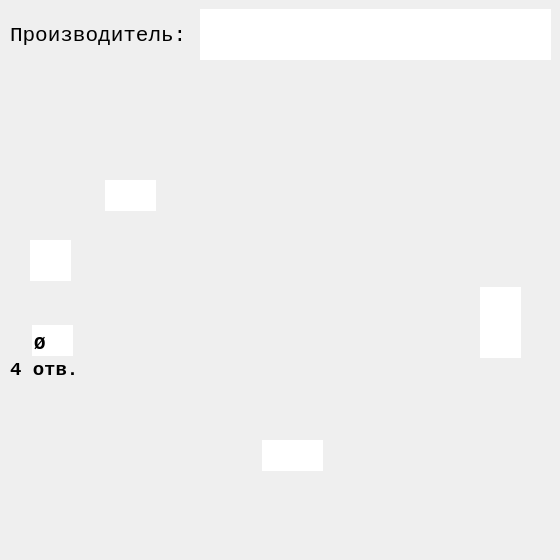
<?xml version="1.0" encoding="UTF-8"?>
<ui version="4.0">
 <class>Dialog</class>
 <widget class="QDialog" name="Dialog">
  <property name="geometry">
   <rect>
    <x>0</x>
    <y>0</y>
    <width>560</width>
    <height>560</height>
   </rect>
  </property>
  <property name="sizePolicy">
   <sizepolicy hsizetype="Fixed" vsizetype="Fixed">
    <horstretch>0</horstretch>
    <verstretch>0</verstretch>
   </sizepolicy>
  </property>
  <property name="minimumSize">
   <size>
    <width>560</width>
    <height>560</height>
   </size>
  </property>
  <property name="maximumSize">
   <size>
    <width>560</width>
    <height>560</height>
   </size>
  </property>
  <property name="windowTitle">
   <string>4 Отверстия Тип2</string>
  </property>
  <property name="windowIcon">
   <iconset>
    <normaloff>../pics/icon/Podpyatnik.ico</normaloff>../pics/icon/Podpyatnik.ico</iconset>
  </property>
  <property name="whatsThis">
   <string/>
  </property>
  <property name="accessibleDescription">
   <string/>
  </property>
  <widget class="QLabel" name="label">
   <property name="geometry">
    <rect>
     <x>0</x>
     <y>0</y>
     <width>560</width>
     <height>560</height>
    </rect>
   </property>
   <property name="sizePolicy">
    <sizepolicy hsizetype="Fixed" vsizetype="Fixed">
     <horstretch>0</horstretch>
     <verstretch>0</verstretch>
    </sizepolicy>
   </property>
   <property name="minimumSize">
    <size>
     <width>560</width>
     <height>560</height>
    </size>
   </property>
   <property name="maximumSize">
    <size>
     <width>560</width>
     <height>560</height>
    </size>
   </property>
   <property name="autoFillBackground">
    <bool>true</bool>
   </property>
   <property name="text">
    <string/>
   </property>
   <property name="pixmap">
    <pixmap>../pics/main/4-2.jpg</pixmap>
   </property>
   <property name="scaledContents">
    <bool>false</bool>
   </property>
   <property name="alignment">
    <set>Qt::AlignCenter</set>
   </property>
   <property name="margin">
    <number>0</number>
   </property>
  </widget>
  <widget class="QLineEdit" name="lineEdit">
   <property name="geometry">
    <rect>
     <x>105</x>
     <y>180</y>
     <width>51</width>
     <height>31</height>
    </rect>
   </property>
   <property name="font">
    <font>
     <family>Courier New</family>
     <pointsize>14</pointsize>
     <weight>75</weight>
     <italic>false</italic>
     <bold>true</bold>
    </font>
   </property>
   <property name="focusPolicy">
    <enum>Qt::ClickFocus</enum>
   </property>
   <property name="autoFillBackground">
    <bool>true</bool>
   </property>
   <property name="inputMethodHints">
    <set>Qt::ImhNone</set>
   </property>
   <property name="text">
    <string/>
   </property>
   <property name="maxLength">
    <number>3</number>
   </property>
   <property name="frame">
    <bool>false</bool>
   </property>
   <property name="alignment">
    <set>Qt::AlignBottom|Qt::AlignHCenter</set>
   </property>
  </widget>
  <widget class="QLineEdit" name="lineEdit_2">
   <property name="geometry">
    <rect>
     <x>30</x>
     <y>240</y>
     <width>41</width>
     <height>41</height>
    </rect>
   </property>
   <property name="font">
    <font>
     <family>Courier New</family>
     <pointsize>14</pointsize>
     <weight>75</weight>
     <italic>false</italic>
     <bold>true</bold>
    </font>
   </property>
   <property name="tabletTracking">
    <bool>false</bool>
   </property>
   <property name="focusPolicy">
    <enum>Qt::ClickFocus</enum>
   </property>
   <property name="autoFillBackground">
    <bool>false</bool>
   </property>
   <property name="text">
    <string/>
   </property>
   <property name="maxLength">
    <number>3</number>
   </property>
   <property name="frame">
    <bool>false</bool>
   </property>
   <property name="alignment">
    <set>Qt::AlignRight|Qt::AlignTrailing|Qt::AlignVCenter</set>
   </property>
  </widget>
  <widget class="QLineEdit" name="lineEdit_3">
   <property name="geometry">
    <rect>
     <x>32</x>
     <y>325</y>
     <width>41</width>
     <height>31</height>
    </rect>
   </property>
   <property name="font">
    <font>
     <family>Courier New</family>
     <pointsize>14</pointsize>
     <weight>75</weight>
     <italic>false</italic>
     <bold>true</bold>
    </font>
   </property>
   <property name="focusPolicy">
    <enum>Qt::ClickFocus</enum>
   </property>
   <property name="text">
    <string>Ø</string>
   </property>
   <property name="maxLength">
    <number>3</number>
   </property>
   <property name="frame">
    <bool>false</bool>
   </property>
   <property name="alignment">
    <set>Qt::AlignBottom|Qt::AlignLeading|Qt::AlignLeft</set>
   </property>
  </widget>
  <widget class="QLineEdit" name="lineEdit_4">
   <property name="geometry">
    <rect>
     <x>262</x>
     <y>440</y>
     <width>61</width>
     <height>31</height>
    </rect>
   </property>
   <property name="font">
    <font>
     <family>Courier New</family>
     <pointsize>14</pointsize>
     <weight>75</weight>
     <italic>false</italic>
     <bold>true</bold>
    </font>
   </property>
   <property name="focusPolicy">
    <enum>Qt::ClickFocus</enum>
   </property>
   <property name="text">
    <string/>
   </property>
   <property name="maxLength">
    <number>3</number>
   </property>
   <property name="frame">
    <bool>false</bool>
   </property>
   <property name="alignment">
    <set>Qt::AlignHCenter|Qt::AlignTop</set>
   </property>
  </widget>
  <widget class="QLineEdit" name="lineEdit_5">
   <property name="geometry">
    <rect>
     <x>480</x>
     <y>287</y>
     <width>41</width>
     <height>71</height>
    </rect>
   </property>
   <property name="font">
    <font>
     <family>Courier New</family>
     <pointsize>14</pointsize>
     <weight>75</weight>
     <italic>false</italic>
     <bold>true</bold>
    </font>
   </property>
   <property name="tabletTracking">
    <bool>false</bool>
   </property>
   <property name="focusPolicy">
    <enum>Qt::ClickFocus</enum>
   </property>
   <property name="autoFillBackground">
    <bool>false</bool>
   </property>
   <property name="text">
    <string/>
   </property>
   <property name="maxLength">
    <number>3</number>
   </property>
   <property name="frame">
    <bool>false</bool>
   </property>
   <property name="alignment">
    <set>Qt::AlignRight|Qt::AlignTrailing|Qt::AlignVCenter</set>
   </property>
  </widget>
  <widget class="QLabel" name="label_2">
   <property name="geometry">
    <rect>
     <x>10</x>
     <y>10</y>
     <width>181</width>
     <height>51</height>
    </rect>
   </property>
   <property name="font">
    <font>
     <family>Courier New</family>
     <pointsize>16</pointsize>
     <weight>50</weight>
     <bold>false</bold>
    </font>
   </property>
   <property name="text">
    <string>Производитель:</string>
   </property>
  </widget>
  <widget class="QLineEdit" name="lineEdit_6">
   <property name="geometry">
    <rect>
     <x>200</x>
     <y>9</y>
     <width>351</width>
     <height>51</height>
    </rect>
   </property>
   <property name="font">
    <font>
     <family>Courier New</family>
     <pointsize>16</pointsize>
     <weight>75</weight>
     <bold>true</bold>
    </font>
   </property>
   <property name="frame">
    <bool>false</bool>
   </property>
   <property name="alignment">
    <set>Qt::AlignLeading|Qt::AlignLeft|Qt::AlignVCenter</set>
   </property>
  </widget>
  <widget class="QLabel" name="label_3">
   <property name="geometry">
    <rect>
     <x>10</x>
     <y>360</y>
     <width>71</width>
     <height>20</height>
    </rect>
   </property>
   <property name="font">
    <font>
     <family>Courier New</family>
     <pointsize>14</pointsize>
     <weight>75</weight>
     <bold>true</bold>
    </font>
   </property>
   <property name="text">
    <string>4 отв.</string>
   </property>
   <property name="alignment">
    <set>Qt::AlignLeading|Qt::AlignLeft|Qt::AlignVCenter</set>
   </property>
  </widget>
 </widget>
 <resources/>
 <connections/>
</ui>
